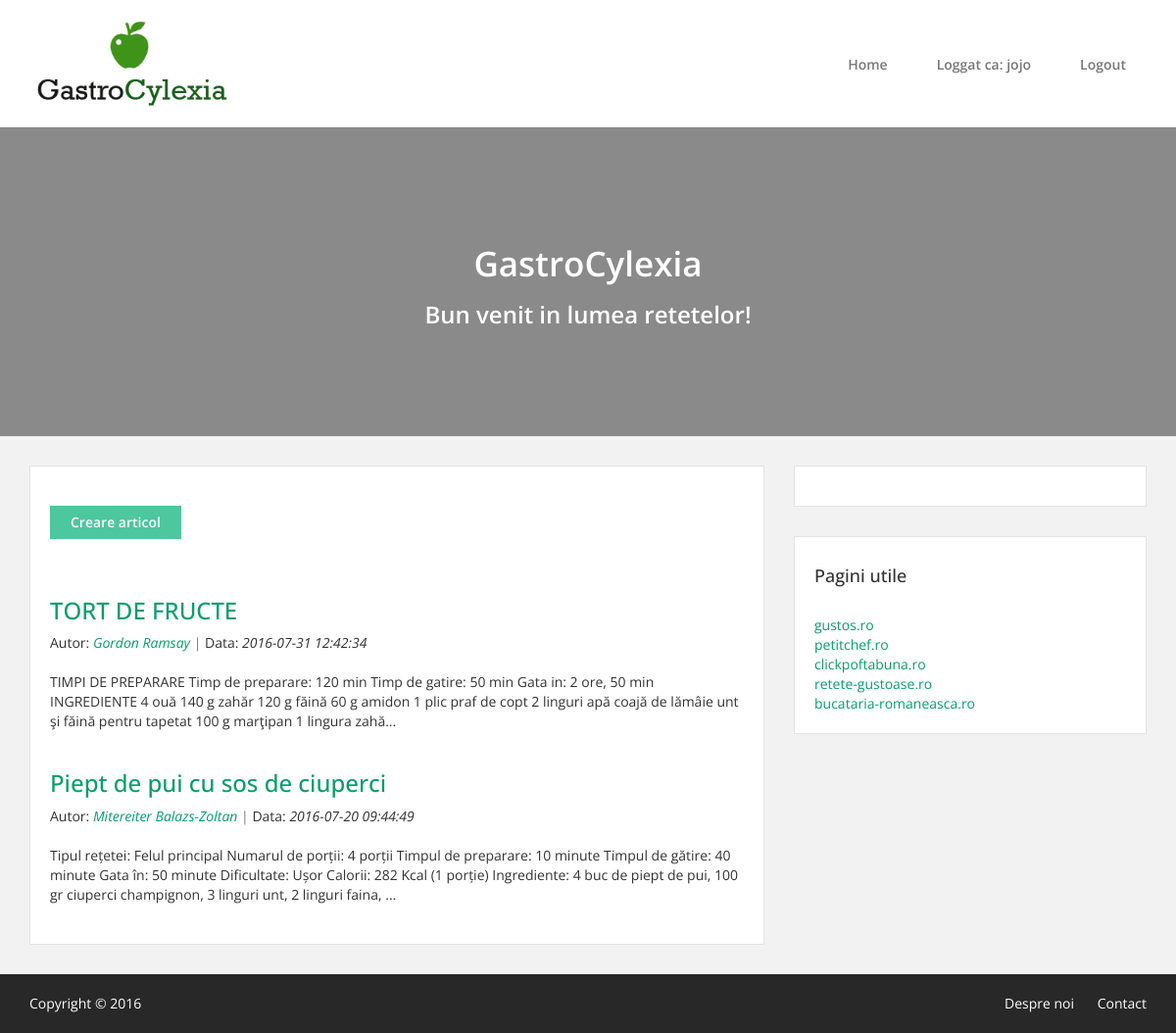
/ (signed in), run on the app's committed database.
### tables this page shows
CREATE TABLE IF NOT EXISTS `articole` (
  `ID` int(11) NOT NULL AUTO_INCREMENT,
  `titlu` varchar(200) NOT NULL,
  `continut` text NOT NULL,
  `data` timestamp NULL DEFAULT CURRENT_TIMESTAMP,
  `caleImg` varchar(260) NOT NULL,
  `autID` int(11) NOT NULL,
  PRIMARY KEY (`ID`),
  KEY `autID` (`autID`)
);

### inc/db.php (called while the page is built, shortened)
<?php
function db_select(PDO $connection, $statement, array $params = array())
{
    $stmt = $connection->prepare($statement);
    $stmt->execute($params);
    $result = $stmt->fetchAll();
    return $result;
}

### templates/articole/articole_tpl.php (the view)
<div>
    <a href="adaugare_art.php" class="btn"> Creare articol </a>
</div>
<br><br>
<div>
    <?php foreach ($articole as $articol): ?>
        <h3>
            <?php echo html_a($articol['titlu'], 'view.php?ID=' . $articol['ID'] . '#n'); ?>
        </h3>
        Autor: <em><?php
            if (isset($_SESSION['user']))
                if($articol['autID'] == $_SESSION['userID']) {
                    echo html_a($articol['nume'], 'autor.php');
                }
                else {
                    echo html_a($articol['nume'], 'viewaut.php?autID=' . $articol['autID']);
                }
            else
                echo html_a($articol['nume'], 'viewaut.php?autID=' . $articol['autID']);
            ?></em> <span class="text-muted">|</span> Data: <em><?php echo $articol['data']; ?> </em>
        <br>
        <br>
        <?php echo ellipsis($articol['continut'], 300); ?>
        <br><br>
    <?php endforeach; ?>
</div>

### templates/articole/anchor_tpl.php
<a href="<?php echo $href;?>"><?php echo $continut;?></a>

### public/css/style.css (style rules this page uses)
body { background-color: #F2F2F2; font-family: 'Open Sans', sans-serif; }
a { color: #079E69; outline: none !important; }
.btn, .btn .btn-primary { background-color: #4DC79D; color: #fff; border-radius: 0px; border: 1px solid #4DC79D; padding-left: 20px; padding-right: 20px; font-weight: 600; }

### data on the page
articole: continut "TORT DE FRUCTE Gordon Ramsay", data "2016-07-31 12:42:34", continut "TIMPI DE PREPARARE Timp de preparare: 120 min Timp de gatire: 50 min Gata in: 2 ore, 50 min INGREDIENTE 4 ouă 140 g zahăr 120 g făină 60 g amidon 1 plic praf de copt 2 linguri apă coajă de lămâie unt şi făină pentru tapetat 100 g marţipan 1 lingura zahă..."
articole: continut "Piept de pui cu sos de ciuperci Mitereiter Balazs-Zoltan", data "2016-07-20 09:44:49", continut "Tipul rețetei: Felul principal Numarul de porții: 4 porții Timpul de preparare: 10 minute Timpul de gătire: 40 minute Gata în: 50 minute Dificultate: Ușor Calorii: 282 Kcal (1 porție) Ingrediente: 4 buc de piept de pui, 100 gr ciuperci champignon, 3 linguri unt, 2 linguri faina, ..."

### other printed values
$_SESSION['user'] "jojo"
$page_title "GastroCylexia"
$page_slogan "Bun venit in lumea retetelor!"
$content "gustos.ro petitchef.ro clickpoftabuna.ro retete-gustoase.ro bucataria-romaneasca.ro Despre noi Contact"
